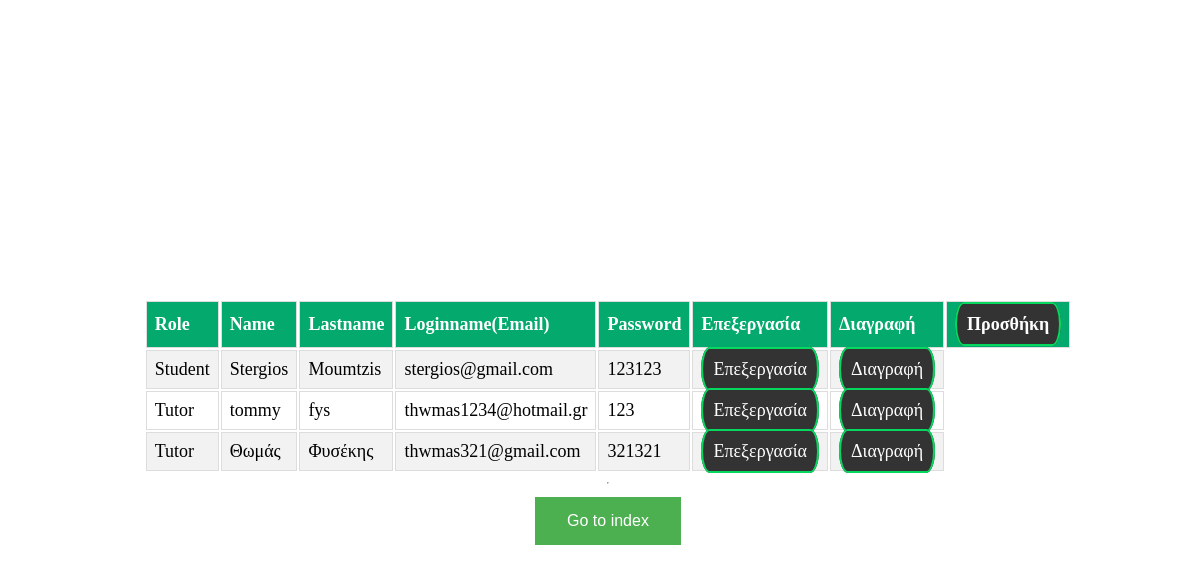
The page /editUser.php (signed in) on the database its author committed.
### tables this page shows
CREATE TABLE `users` (
  `Role` varchar(30) NOT NULL,
  `Name` varchar(30) NOT NULL,
  `Lastname` varchar(30) NOT NULL,
  `Loginname` varchar(30) NOT NULL,
  `Password` varchar(30) NOT NULL
);

### editUser.php (the view, shortened to what this page needs)
<?php
    include "functions.php";
    $sql = "SELECT * FROM users";
    $data = mysqli_query($conn, $sql);
?>
<!DOCTYPE html>
<html lang="el">
    <head>
    </head>
    <body>
    <div class="container-for-editUser">
        <div class="box">
            <form action="#" method="post">
                <table id="users-table">
                    <tr>
                        <th>Role</th>
                        <th>Name</th>
                        <th>Lastname</th>
                        <th>Loginname(Email)</th>
                        <th>Password</th>
                        <th>Επεξεργασία</th>
                        <th>Διαγραφή</th>
                        <th><a class="button" href="#popup1">Προσθήκη</a></th>
                    </tr>
                    <?php
                        while($row = mysqli_fetch_array($data)){
                    ?>
                    <tr>
                        <td><?php echo$row["Role"]?></td>
                        <td><?php echo$row["Name"]?></td>
                        <td><?php echo$row["Lastname"]?></td>
                        <td><?php echo$row["Loginname"]?></td>
                        <td><?php echo$row["Password"]?></td>
                        <td><a href="updateUser.php?link=<?php echo $row["Loginname"] ?>" class="button" type="submit" name="insert-button">Επεξεργασία</a></td>
                        <td><a href="delete.php?email=<?php echo $row["Loginname"] ?>" class="button" type="submit" name="delete-button">Διαγραφή</a></td>
                    </tr>
                    <?php
                    }
                    ?>
                </table>
        </div>
        <hr>
        <form action="index.php">
            <input type="submit" class="index" value="Go to index" />
        </form>
    </div>
    </body>
</html>

### editUser.php (style rules this page uses)
#users-table td, #users-table th { border: 1px solid #ddd; padding: 8px; }
#users-table tr:nth-child(even) { background-color: #f2f2f2; }
#users-table th { padding-top: 12px; padding-bottom: 12px; text-align: left; background-color: #04AA6D; color: white; }
.index { background-color: #4CAF50; border: none; color: white; padding: 15px 32px; text-align: center; text-decoration: none; display: inline-block; font-size: 16px; margin: 4px 2px; cursor: pointer; }
.container-for-editUser { display: flex; flex-direction: column; justify-content: center; align-items: center; position: absolute; width: 100%; height: 100%; font-size:large }
.button { font-size: 1em; padding: 10px; color: #fff; background-color: #333; border: 2px solid #06D85F; border-radius: 20px/50px; text-decoration: none; cursor: pointer; transition: all 0.3s ease-out; }

### rows shown on the page
users: Role "Student", Name "Stergios", Lastname "Moumtzis", Loginname "stergios@gmail.com", Password "123123"
users: Role "Tutor", Name "tommy", Lastname "fys", Loginname "thwmas1234@hotmail.gr", Password "123"
users: Role "Tutor", Name "Θωμάς", Lastname "Φυσέκης", Loginname "thwmas321@gmail.com", Password "321321"
